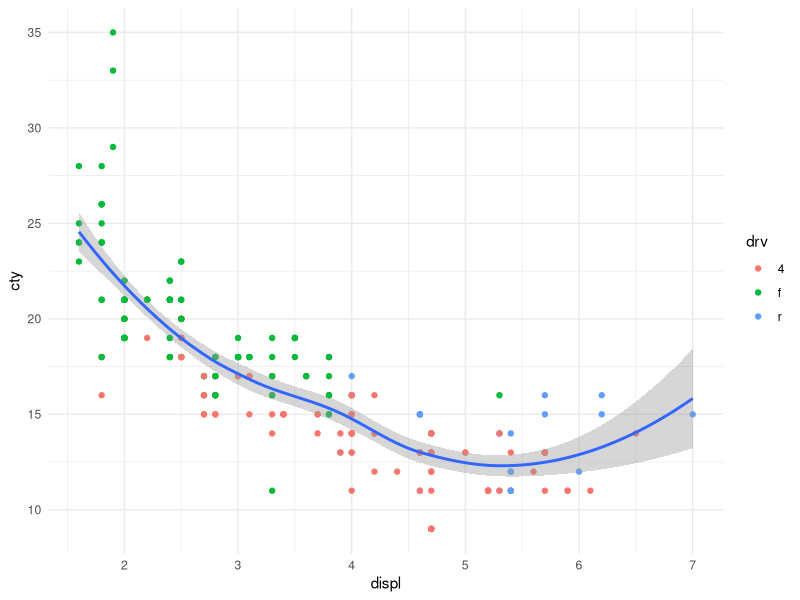

Source code (R):
## ---- chunk 1
knitr::opts_chunk$set(echo = FALSE)
library(tidyverse)
## ---- chunk 2
ggplot(mpg, aes(x = displ, y = cty)) +
  geom_point(aes(color = drv)) +
  geom_smooth() +
  theme_minimal()
